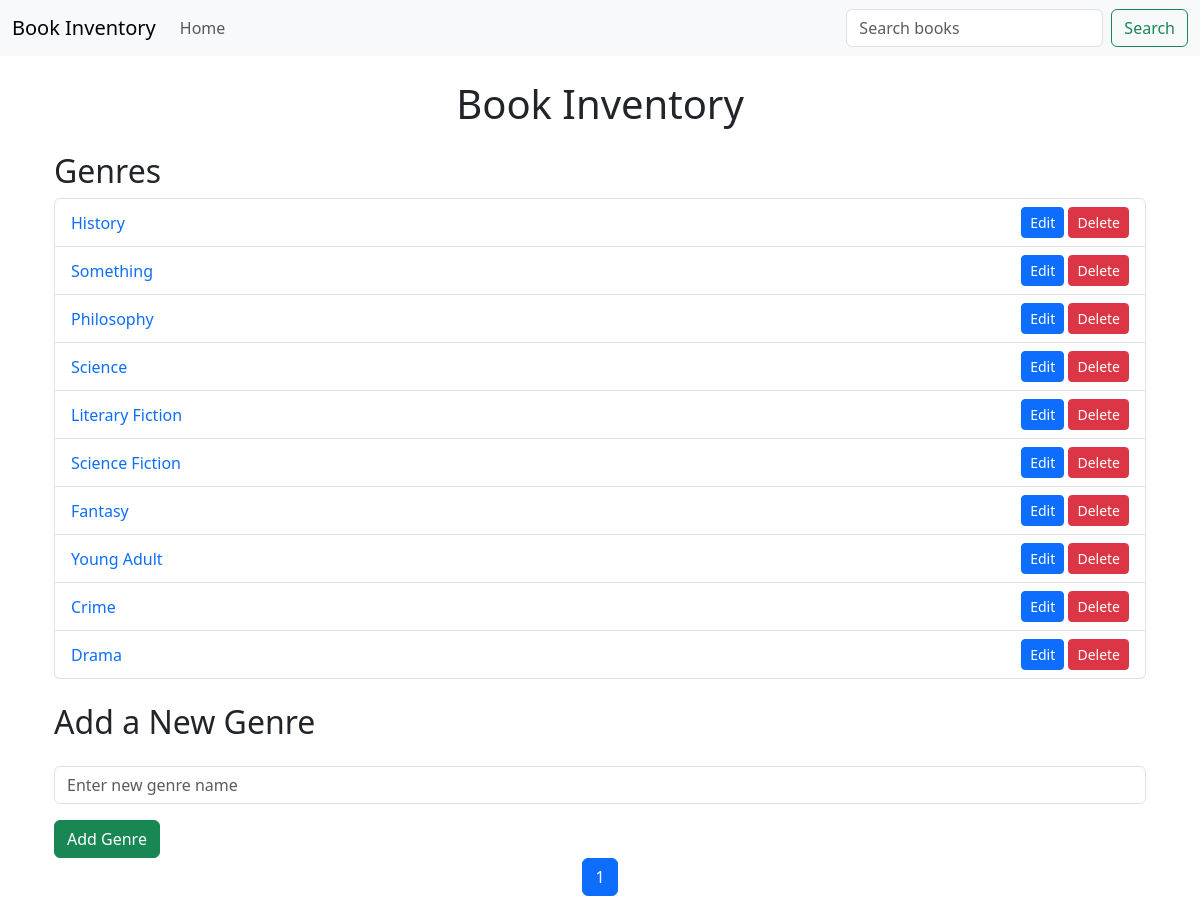
The app's page /, older data.
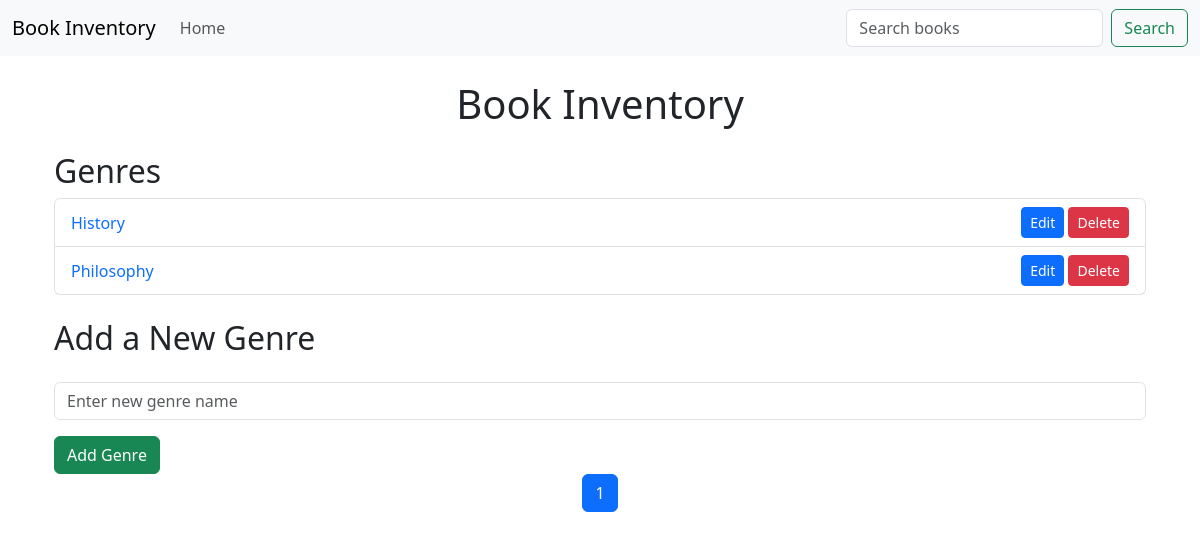
The same page, newer data.
### models/book.py (models this page shows)
class Genre(db.Model):
    __tablename__ = 'genres'
    id = db.Column(db.Integer, primary_key=True)
    name = db.Column(db.String(100), unique=True, nullable=False)
    books = db.relationship('Book', backref='genre',
                            cascade="all, delete-orphan", lazy=True)

### app.py (the view)
@app.route('/')
def index():
    page = request.args.get('page', 1, type=int)
    genres = Genre.query.paginate(page=page, per_page=10)
    return render_template('home.html', genres=genres)

### templates/home.html (shortened to what this page needs)
{%extends 'layout.html'%} {%block body %}
<div class="container my-4">
  <h1 class="text-center mb-4">Book Inventory</h1>
  <h2>Genres</h2>
  <ul class="list-group mb-4">
    {% for genre in genres %}
    <li
      class="list-group-item d-flex justify-content-between align-items-center"
    >
      <div>
        <a
          href="{{ url_for('view_genre', genre_name=genre.name.replace(' ', '-')) }}"
          class="text-decoration-none"
        >
          {{ genre.name }}
        </a>
      </div>
      <div>
        <a
          href="{{ url_for('edit_genre', genre_id=genre.id) }}"
          class="btn btn-sm btn-primary"
          >Edit</a
        >
        <form
          action="{{ url_for('delete_genre', genre_id=genre.id) }}"
          method="POST"
          style="display: inline"
        >
          <button
            type="submit"
            class="btn btn-sm btn-danger"
            onclick="return confirm('Are you sure you want to delete this genre?');"
          >
            Delete
          </button>
        </form>
      </div>
    </li>
    {% endfor %}
  </ul>
  <h2 class="my-4">Add a New Genre</h2>
  <form
    action="{{ url_for('add_genre') }}"
    method="POST"
    class="needs-validation"
    novalidate
  >
    <div class="mb-3">
      <input
        type="text"
        name="name"
        class="form-control"
        placeholder="Enter new genre name"
        required
      />
    </div>
    <button type="submit" class="btn btn-success">Add Genre</button>
  </form>
  <nav aria-label="Page navigation">
    <ul class="pagination justify-content-center">
      {% for page_num in genres.iter_pages(left_edge=1, right_edge=1, left_current=2, right_current=2) %}
      {% if page_num %}
      <li class="page-item {% if page_num == genres.page %}active{% endif %}">
        <a class="page-link" href="{{ url_for('index', page=page_num) }}">{{ page_num }}</a>
      </li>
      {% else %}
      <li class="page-item disabled"><span class="page-link">...</span></li>
      {% endif %}
      {% endfor %}
    </ul>
  </nav>
</div>
</div>
{% endblock%}

Row changes from the older to the newer data that the page shows:
removed Genre: name "Something"
removed Genre: name "Science"
removed Genre: name "Literary Fiction"
removed Genre: name "Science Fiction"
removed Genre: name "Fantasy"
removed Genre: name "Young Adult"
removed Genre: name "Crime"
removed Genre: name "Drama"
